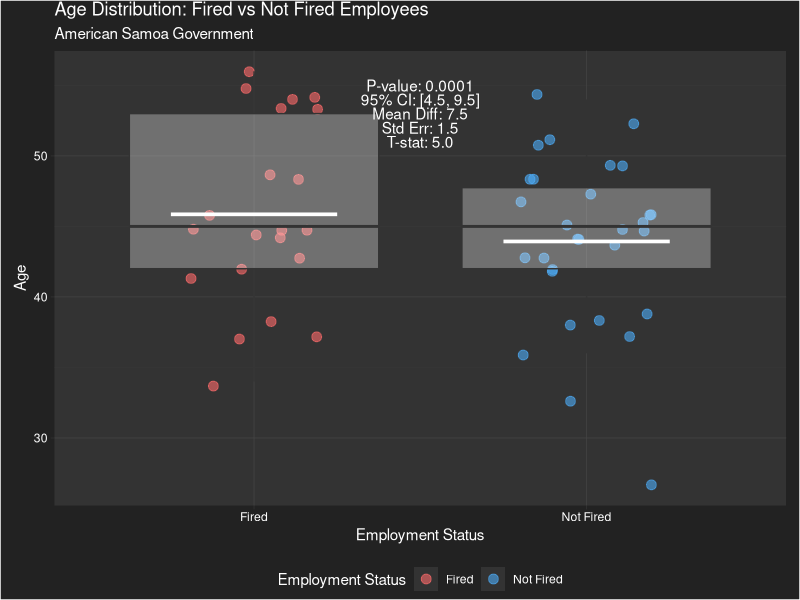

Reproduce this figure in R.
# Create the data vectors
fired = c(34, 37, 37, 38, 41, 42, 43, 44, 44, 45, 45, 45, 46, 48, 49, 53, 53, 54, 54, 55, 56)
not_fired = c(27, 33, 36, 37, 38, 38, 39, 42, 42, 43, 43, 44, 44, 44, 45, 45, 45, 45, 46, 46, 47, 47, 48, 48, 49, 49, 51, 51, 52, 54)

# Perform t-test
t.test(fired, not_fired, 
       var.equal = TRUE,            # Equal variance assumption
       conf.level = 0.95,          # 95% confidence level
       alternative = "two.sided")   # Two-sided test
print("P-value:")
print(t.test(fired, not_fired, 
       var.equal = TRUE,            # Equal variance assumption
       conf.level = 0.95,          # 95% confidence level
       alternative = "two.sided")$p.value)   # Two-sided test
print("Confidence interval:")
print(t.test(fired, not_fired, 
       var.equal = TRUE,            # Equal variance assumption
       conf.level = 0.95,          # 95% confidence level
       alternative = "two.sided")$conf.int)   # Two-sided test
print("Degrees of freedom:")
print(t.test(fired, not_fired, 
       var.equal = TRUE,            # Equal variance assumption
       conf.level = 0.95,          # 95% confidence level
       alternative = "two.sided")$parameter)   # Two-sided test
print("Mean difference:")
print(t.test(fired, not_fired, 
       var.equal = TRUE,            # Equal variance assumption
       conf.level = 0.95,          # 95% confidence level
       alternative = "two.sided")$estimate)   # Two-sided test
print("Standard error:")
print(t.test(fired, not_fired, 
       var.equal = TRUE,            # Equal variance assumption
       conf.level = 0.95,          # 95% confidence level
       alternative = "two.sided")$stderr)   # Two-sided test
print("T-statistic:")
print(t.test(fired, not_fired, 
       var.equal = TRUE,            # Equal variance assumption
       conf.level = 0.95,          # 95% confidence level
       alternative = "two.sided")$statistic)   # Two-sided test

# Load required libraries
library(ggplot2)
library(tidyr)

# Create data frame in the correct format
# First, ensure equal lengths by padding the shorter vector
fired = c(34, 37, 37, 38, 41, 42, 43, 44, 44, 45, 45, 45, 46, 48, 49, 53, 53, 54, 54, 55, 56)
not_fired = c(27, 33, 36, 37, 38, 38, 39, 42, 42, 43, 43, 44, 44, 44, 45, 45, 45, 45, 46, 46, 47, 47, 48, 48, 49, 49, 51, 51, 52, 54)

# Create a data frame in long format
df <- data.frame(
  group = c(rep("Fired", length(fired)), rep("Not Fired", length(not_fired))),
  age = c(fired, not_fired)
)

# Create the plot
ggplot(df, aes(x = group, y = age)) +
  # Add jittered points
  geom_jitter(width = 0.2, size = 3, alpha = 0.6, aes(color = group)) +
  # Add boxplot behind points
  geom_boxplot(alpha = 0.3, outlier.shape = NA) +
  # Customize colors and theme
  scale_color_manual(values = c("Fired" = "#ff6b6b", "Not Fired" = "#4dabf7")) +
  theme_dark() +
  # Customize theme elements
  theme(
    plot.background = element_rect(fill = "#222222"),
    panel.background = element_rect(fill = "#333333"),
    panel.grid.major = element_line(color = "#444444"),
    panel.grid.minor = element_line(color = "#393939"),
    text = element_text(color = "white"),
    axis.text = element_text(color = "white"),
    legend.background = element_rect(fill = "#222222"),
    legend.key = element_rect(fill = "#333333"),
    legend.text = element_text(color = "white"),
    legend.title = element_text(color = "white")
  ) +
  # Add labels
  labs(
    title = "Age Distribution: Fired vs Not Fired Employees",
    subtitle = "American Samoa Government",
    x = "Employment Status",
    y = "Age",
    color = "Status"
  ) +
  # Add mean lines
  stat_summary(fun = mean, geom = "crossbar", 
               width = 0.5, color = "white", alpha = 0.5) +
  # Add significance test results
  annotate("text", x = 1.5, y = 55, label = "P-value: 0.0001", color = "white") +
  annotate("text", x = 1.5, y = 54, label = "95% CI: [4.5, 9.5]", color = "white") +
  annotate("text", x = 1.5, y = 53, label = "Mean Diff: 7.5", color = "white") +
  annotate("text", x = 1.5, y = 52, label = "Std Err: 1.5", color = "white") +
  annotate("text", x = 1.5, y = 51, label = "T-stat: 5.0", color = "white") +
  # Add legend
  theme(legend.position = "bottom") +
  guides(color = guide_legend(title = "Employment Status")) +
  # Adjust plot margins
  theme(plot.margin = margin(1, 10, 1, 10))
